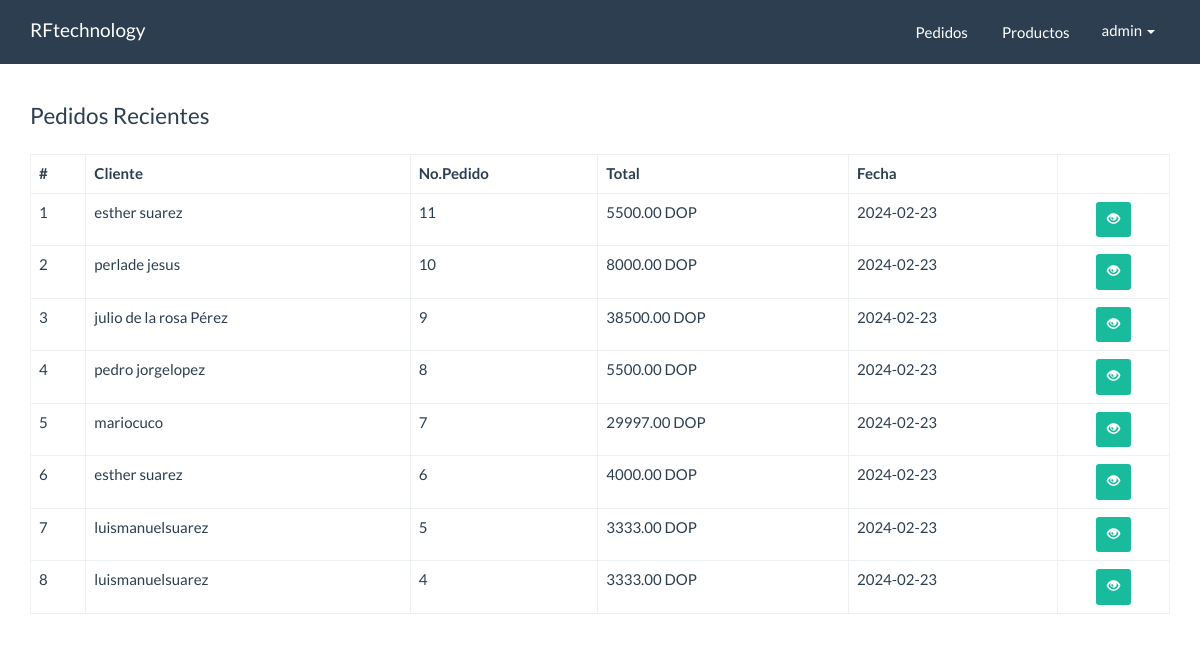
/crudrafa/panel/dashboard.php (signed in), run on the app's committed database.
### tables this page shows
CREATE TABLE `pedidos` (
  `id` int(10) NOT NULL,
  `cliente_id` int(11) NOT NULL,
  `total` decimal(10,2) NOT NULL,
  `fecha` date NOT NULL,
  `estado` int(11) NOT NULL DEFAULT 1
);

CREATE TABLE `clientes` (
  `id` int(11) NOT NULL,
  `nombre` varchar(80) NOT NULL,
  `apellidos` varchar(100) NOT NULL,
  `email` varchar(50) NOT NULL,
  `telefono` varchar(17) NOT NULL,
  `comentario` varchar(300) NOT NULL
);

### crudrafa/src/Pedido.php (called while the page is built, shortened)
<?php
class Pedido{
    private $cn = null;
    public function __construct(){
        $this->config = parse_ini_file(__DIR__.'/../config.ini') ;
        $this->cn = new \PDO( $this->config['dns'], $this->config['usuario'],$this->config['clave'],array(
            \PDO::MYSQL_ATTR_INIT_COMMAND => 'SET NAMES utf8'
        ));
    }
    public function mostrarUltimos(){
        $sql = "SELECT p.id ,nombre,apellidos,email,total,fecha  FROM pedidos p
        INNER JOIN clientes c ON p.cliente_id = c.id ORDER BY p.id DESC LIMIT 10 ";
        $resultado = $this->cn->prepare($sql);
        if($resultado->execute())
            return  $resultado->fetchAll();
      return false;
    }
}

### crudrafa/panel/dashboard.php (the view, shortened to what this page needs)
<!DOCTYPE html>
<html lang="es">
  <head>
    <link rel="stylesheet" href="../assets/css/bootstrap.min.css">
    <link rel="stylesheet" href="../assets/css/estilos.css">
  </head>
  <body>
    <nav class="navbar navbar-default navbar-fixed-top">
      <div class="container">
        <div class="navbar-header">
          <a class="navbar-brand" href="index.php">RFtechnology</a>
        </div>
        <div id="navbar" class="navbar-collapse collapse">
          <ul class="nav navbar-nav pull-right">
            <li>
              <a href="pedidos/index.php" class="btn">Pedidos</a>
            </li>
            <li>
              <a href="productos/index.php" class="btn">Productos</a>
            </li>
            <li class="dropdown">
                <a href="#" class="dropdown-toggle" data-toggle="dropdown" role="button" aria-haspopup="true" aria-expanded="false"><?php print $_SESSION['usuario_info']['nombre_usuario']?> <span class="caret"></span></a>
            </li>
          </ul>
        </div>
      </div>
    </nav>
    <div class="container" id="main">
    <div class="row">
        <div class="col-md-12">
           <fieldset>
            <legend>Pedidos Recientes</legend>
            <table class ="table table-bordered">
               <thead>
                <tr>
                  <th>#</th>
                  <th>Cliente</th>
                  <th>No.Pedido</th>
                  <th>Total</th>
                  <th>Fecha</th>
                  <th></th>
                </tr>
               </thead>
               <tbody>
                 <?php
                  $pedido = new  mecatronicosrd\Pedido;
                  $info_pedido = $pedido->mostrarUltimos();
                  $cantidad = count($info_pedido);
                   if($cantidad>0){
                    $c=0;
                  for($x=0; $x < $cantidad; $x++){
                     $c++;
                     $item = $info_pedido[$x];
                 ?>
                <tr>
                <td><?php print $c?></td>
                  <td><?php print $item['nombre'].''.$item['apellidos']?></td>
                  <td><?php print $item['id']?></td>
                  <td><?php print $item['total']?> DOP</td>
                  <td><?php print $item['fecha']?></td>
                  <td class="text-center">
                  <a href="pedidos/ver.php?id=<?php print $item['id']?>" class="btn btn-success btn-sm" ><span class="glyphicon glyphicon-eye-open"></span> </a>
                  </td>
                </tr>
                <?php
                }
                 }else{
                ?>
                <tr>
                <td colspan="6">No hay Registros</td>
                </tr>
                <?php
               }
                ?>
               </tbody>
            </table>
           </fieldset>
        </div>
      </div>
    </div>
  </body>
</html>

### crudrafa/assets/css/estilos.css (style rules this page uses)
#main { margin-top: 100px; }

### data on the page
pedidos: cliente.nombre "esther", cliente.apellidos "suarez", id "11", total "5500.00", fecha "2024-02-23"
pedidos: cliente.nombre "perla", cliente.apellidos "de jesus", id "10", total "8000.00", fecha "2024-02-23"
pedidos: cliente.nombre "julio", cliente.apellidos "de la rosa Pérez", id "9", total "38500.00", fecha "2024-02-23"
pedidos: cliente.nombre "pedro jorge", cliente.apellidos "lopez", id "8", total "5500.00", fecha "2024-02-23"
pedidos: cliente.nombre "mario", cliente.apellidos "cuco", id "7", total "29997.00", fecha "2024-02-23"
pedidos: cliente.nombre "esther", cliente.apellidos "suarez", id "6", total "4000.00", fecha "2024-02-23"
pedidos: cliente.nombre "luismanuel", cliente.apellidos "suarez", id "5", total "3333.00", fecha "2024-02-23"
pedidos: cliente.nombre "luismanuel", cliente.apellidos "suarez", id "4", total "3333.00", fecha "2024-02-23"

### other printed values
$_SESSION['usuario_info']['nombre_usuario'] "admin"
